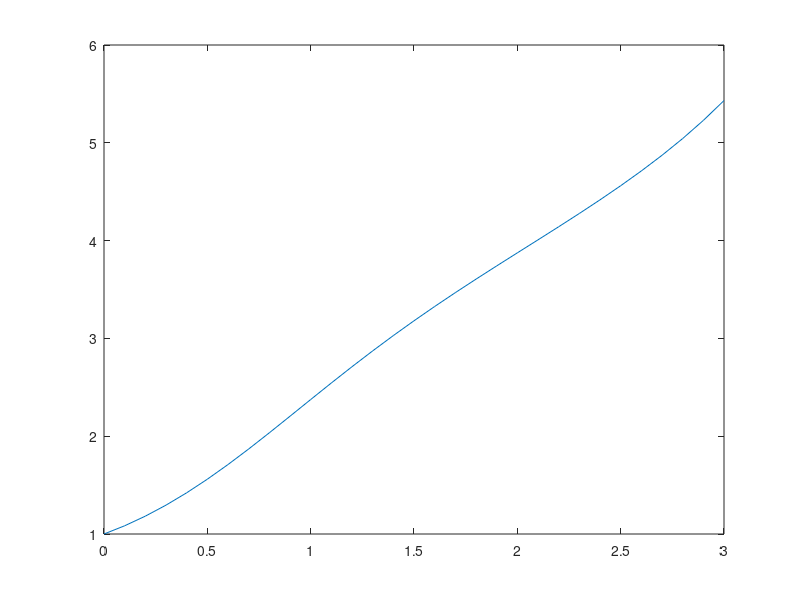
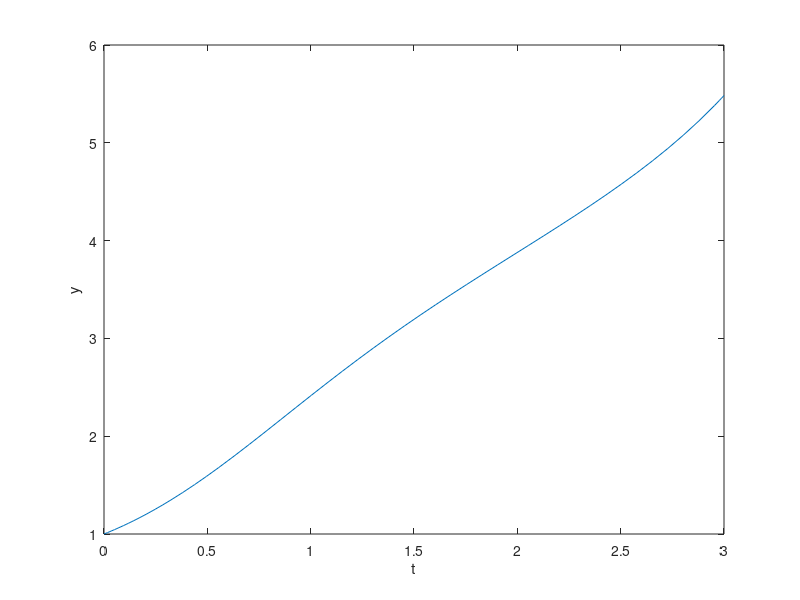

Recreate these plots in MATLAB, in order.
clear all;

h = 0.1; 
sx = 0:h:3; 

y = zeros(size(sx)); 
y(1) = 1; 

for i = 2:length(sx)
    y(i) = y(i-1) + h*(sin(y(i-1)) + sx(i-1));
end

figure(1)
plot(sx,y)

%% Проверка встроенным методом 
% Задаем интервал времени и начальное условие
tspan = [0 3]; % интервал времени
y0 = 1; % начальное условие

% Определяем анонимную функцию, которая представляет правую часть дифференциального уравнения
f = @(t,y) sin(y) + t;

% Решаем дифференциальное уравнение методом Рунге-Кутты 4-го порядка
[t,y] = ode45(f, tspan, y0);

% Выводим график решения
figure(2)
plot(t,y)
xlabel('t')
ylabel('y')

